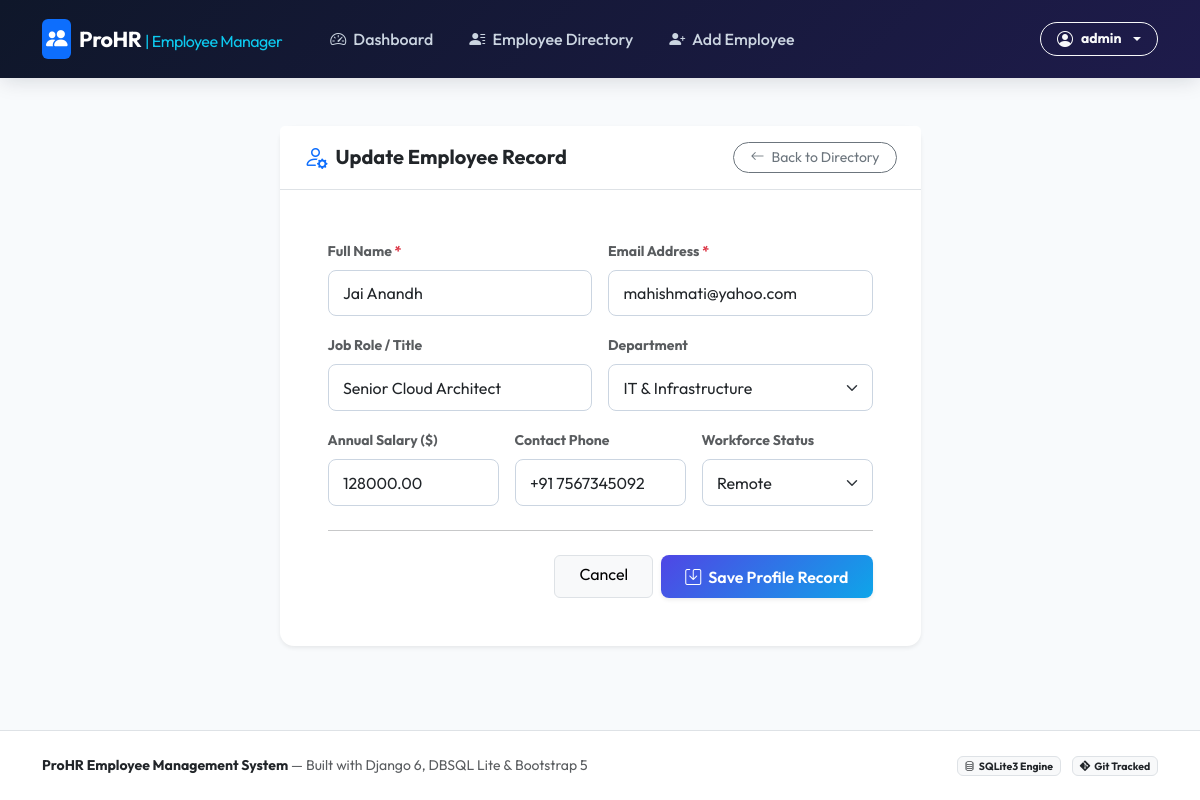
/employee/update/2/ (signed in), run on the app's committed database.
### employee/models.py (models this page shows, shortened)
class Employee(models.Model):
    STATUS_CHOICES = [
        ('Active', 'Active'),
        ('On Leave', 'On Leave'),
        ('Remote', 'Remote'),
    ]
    objects = models.Manager()
    name = models.CharField(max_length=100, verbose_name="Full Name")
    email = models.EmailField(unique=True, verbose_name="Email Address")
    role = models.CharField(max_length=100, default="Software Engineer", verbose_name="Job Role")
    department = models.CharField(max_length=50, default="General", verbose_name="Department")
    salary = models.DecimalField(max_digits=10, decimal_places=2, default=50000.00, verbose_name="Salary")
    phone = models.CharField(max_length=20, default="+1 555-0100", verbose_name="Phone Number")
    status = models.CharField(max_length=20, choices=STATUS_CHOICES, default='Active', verbose_name="Status")
    created_at = models.DateTimeField(auto_now_add=True)
    class Meta:
        ordering = ['-created_at']
        verbose_name = "Employee"
        verbose_name_plural = "Employees"

### employee/views.py (the view)
# urls.py: path('update/<int:pk>/', views.employee_update, name='update'),
@login_required
def employee_update(request, pk):
    emp = get_object_or_404(Employee, pk=pk)
    if request.method == 'POST':
        form = EmployeeForm(request.POST, instance=emp)
        if form.is_valid():
            form.save()
            messages.success(request, f"Employee {emp.name} updated successfully!")
            return redirect('employee:list')
        else:
            messages.error(request, "Failed to update employee. Please check the form data.")
    else:
        form = EmployeeForm(instance=emp)
    return render(request, 'employee/form.html', {'form': form, 'employee': emp, 'action': 'Update'})

### employee/templates/employee/form.html (shortened to what this page needs)
{% extends 'employee/base.html' %}
{% block content %}
<div class="row justify-content-center py-4">
    <div class="col-lg-8 col-xl-7">
        <div class="card border-0 shadow-sm">
            <div class="card-header bg-white py-3 px-4 border-bottom d-flex justify-content-between align-items-center">
                <h5 class="mb-0 fw-bold text-dark d-flex align-items-center gap-2">
                    <i class="bi bi-person-gear text-primary fs-4"></i> {{ action }} Employee Record
                </h5>
                <a href="{% url 'employee:list' %}" class="btn btn-sm btn-outline-secondary rounded-pill px-3">
                    <i class="bi bi-arrow-left me-1"></i> Back to Directory
                </a>
            </div>
            <div class="card-body p-4 p-md-5">
                <form method="POST">
                    <div class="row g-3 mb-3">
                        <div class="col-md-6">
                            <label class="form-label small fw-bold text-muted">Full Name <span class="text-danger">*</span></label>
                            {{ form.name }}
                        </div>
                        <div class="col-md-6">
                            <label class="form-label small fw-bold text-muted">Email Address <span class="text-danger">*</span></label>
                            {{ form.email }}
                        </div>
                    </div>
                    <div class="row g-3 mb-3">
                        <div class="col-md-6">
                            <label class="form-label small fw-bold text-muted">Job Role / Title</label>
                            {{ form.role }}
                        </div>
                        <div class="col-md-6">
                            <label class="form-label small fw-bold text-muted">Department</label>
                            {{ form.department }}
                        </div>
                    </div>
                    <div class="row g-3 mb-4">
                        <div class="col-md-4">
                            <label class="form-label small fw-bold text-muted">Annual Salary ($)</label>
                            {{ form.salary }}
                        </div>
                        <div class="col-md-4">
                            <label class="form-label small fw-bold text-muted">Contact Phone</label>
                            {{ form.phone }}
                        </div>
                        <div class="col-md-4">
                            <label class="form-label small fw-bold text-muted">Workforce Status</label>
                            {{ form.status }}
                        </div>
                    </div>
                    <hr class="my-4">
                    <div class="d-flex justify-content-end gap-2">
                        <a href="{% url 'employee:list' %}" class="btn btn-light border px-4">Cancel</a>
                        <button type="submit" class="btn btn-primary-custom px-4 shadow-sm">
                            <i class="bi bi-save me-1"></i> Save Profile Record
                        </button>
                    </div>
                </form>
            </div>
        </div>
    </div>
</div>
{% endblock %}

### employee/templates/employee/base.html (shortened to what this page needs)
{% load static %}
<!DOCTYPE html>
<html lang="en">
<head>
    <link rel="stylesheet" href="https://cdn.jsdelivr.net/npm/bootstrap@5.3.2/dist/css/bootstrap.min.css">
    <link rel="stylesheet" href="https://cdn.jsdelivr.net/npm/bootstrap-icons@1.11.1/font/bootstrap-icons.css">
    <link rel="stylesheet" href="{% static 'css/style.css' %}">
</head>
<body>
    <nav class="navbar navbar-expand-lg navbar-dark navbar-custom mb-4 sticky-top">
        <div class="container">
            <a class="navbar-brand d-flex align-items-center gap-2" href="{% url 'employee:dashboard' %}">
                <span class="p-1 bg-primary rounded-2 d-inline-flex"><i class="bi bi-people-fill text-white"></i></span>
                <span>ProHR <small class="text-info fw-normal fs-6">| Employee Manager</small></span>
            </a>
            <div class="collapse navbar-collapse" id="navbarMain">
                <ul class="navbar-nav me-auto mb-2 mb-lg-0 ms-lg-3 gap-1">
                    <li class="nav-item">
                        <a class="nav-link {% if request.resolver_match.url_name == 'dashboard' %}active{% endif %}" href="{% url 'employee:dashboard' %}">
                            <i class="bi bi-speedometer2 me-1"></i> Dashboard
                        </a>
                    </li>
                    <li class="nav-item">
                        <a class="nav-link {% if request.resolver_match.url_name == 'list' %}active{% endif %}" href="{% url 'employee:list' %}">
                            <i class="bi bi-person-lines-fill me-1"></i> Employee Directory
                        </a>
                    </li>
                    <li class="nav-item">
                        <a class="nav-link {% if request.resolver_match.url_name == 'create' %}active{% endif %}" href="{% url 'employee:create' %}">
                            <i class="bi bi-person-plus-fill me-1"></i> Add Employee
                        </a>
                    </li>
                </ul>
                <div class="d-flex align-items-center gap-2">
                    {% if user.is_authenticated %}
                        <div class="dropdown">
                            <a class="btn btn-outline-light btn-sm dropdown-toggle d-flex align-items-center gap-2 rounded-pill px-3" href="#" role="button" data-bs-toggle="dropdown">
                                <i class="bi bi-person-circle fs-6"></i>
                                <strong>{{ user.username }}</strong>
                            </a>
                        </div>
                    {% endif %}
                </div>
            </div>
        </div>
    </nav>
    <main class="container flex-grow-1 pb-5">
        {% block content %}
        {% endblock %}
    </main>
    <footer class="bg-white border-top py-4 mt-auto">
        <div class="container d-flex flex-column flex-md-row justify-content-between align-items-center small text-muted">
            <div class="mb-2 mb-md-0">
                <strong class="text-dark">ProHR Employee Management System</strong> — Built with Django 6, DBSQL Lite & Bootstrap 5
            </div>
            <div>
                <span class="badge bg-light text-dark border me-2"><i class="bi bi-database me-1"></i>SQLite3 Engine</span>
                <span class="badge bg-light text-dark border"><i class="bi bi-git me-1"></i>Git Tracked</span>
            </div>
        </div>
    </footer>
</body>
</html>

### employee/static/css/style.css (style rules this page uses)
:root { --primary-color: #4f46e5; --primary-hover: #4338ca; --secondary-color: #0ea5e9; --dark-bg: #0f172a; --card-bg: #ffffff; --body-bg: #f8fafc; --text-main: #1e293b; --text-muted: #64748b; --border-color: #e2e8f0; }
body { font-family: 'Outfit', -apple-system, BlinkMacSystemFont, "Segoe UI", Roboto, sans-serif !important; background-color: var(--body-bg) !important; color: var(--text-main); min-height: 100vh; display: flex; flex-direction: column; }
.navbar-custom { background: linear-gradient(135deg, #0f172a 0%, #1e1b4b 100%) !important; box-shadow: 0 4px 20px -2px rgba(15, 23, 42, 0.15); padding: 0.85rem 0; }
.navbar-custom .navbar-brand { font-weight: 700; letter-spacing: -0.5px; font-size: 1.35rem; color: #fff; }
.navbar-custom .nav-link { color: #cbd5e1 !important; font-weight: 500; transition: all 0.2s ease; padding: 0.5rem 1rem !important; border-radius: 6px; }
.card { background: var(--card-bg); border: 1px solid var(--border-color); border-radius: 14px; box-shadow: 0 4px 6px -1px rgba(0, 0, 0, 0.03), 0 2px 4px -1px rgba(0, 0, 0, 0.02); transition: transform 0.25s cubic-bezier(0.4, 0, 0.2, 1), box-shadow 0.25s cubic-bezier(0.4, 0, 0.2, 1); }
.btn-primary-custom { background: linear-gradient(135deg, var(--primary-color), var(--secondary-color)); border: none; color: white; font-weight: 600; padding: 0.6rem 1.25rem; border-radius: 8px; transition: all 0.2s; }
.form-control, .form-select { border-radius: 8px; padding: 0.65rem 0.9rem; border: 1px solid #cbd5e1; }

### data on the page
Employee: name "Jai Anandh", email "mahishmati@yahoo.com", role "Senior Cloud Architect", department "IT & Infrastructure", salary "128000.00", phone "+91 7567345092", status "Remote"

### other printed values
{{ user.username }} "admin"
{{ action }} "Update"
